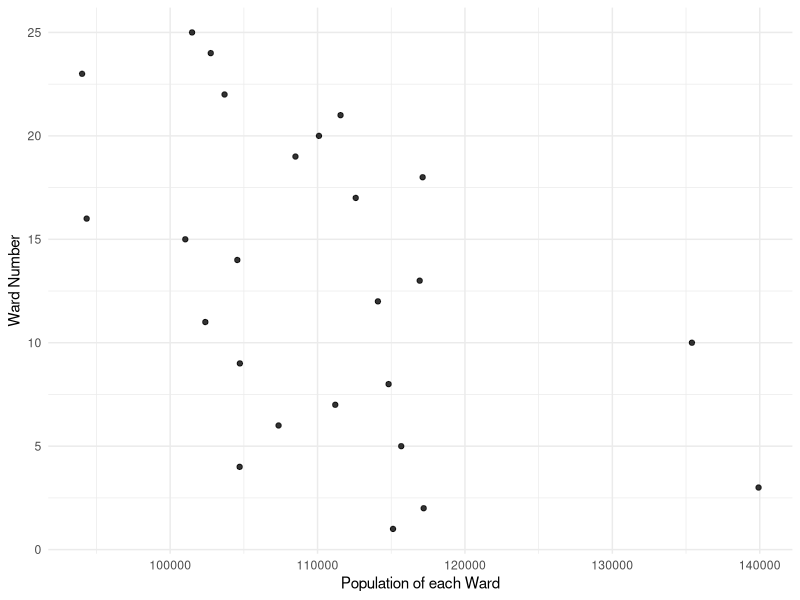
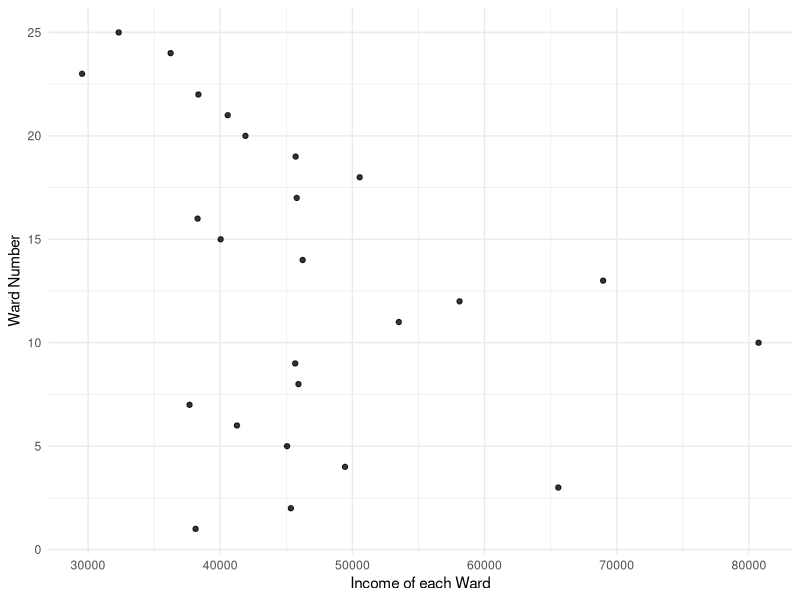

These charts were generated, in order, by the following R code:
## ---- chunk 1
#| include: false
#| warning: false
#| message: false
#| echo: false

#### Workspace set-up ####
library(tidyverse)
library(lubridate)
library(knitr)
library(palmerpenguins)
library(dplyr)
library(here)

#### Read in the data ####
cleaned_wifi_data <-
  read_csv(
    file = here("outputs/data/cleaned_wifi_data.csv"),
    show_col_types = FALSE
  )
#### Read in the data ####
cleaned_ward_data <-
  read_csv(
    file = here("outputs/data/cleaned_ward_data.csv"),
    show_col_types = FALSE
  )
## ---- chunk 2
#| label: tbl-wifi
#| tbl-cap: Sample of cleaned Free Public WiFi data
#| echo: false

cleaned_wifi_data %>%
  head(10) %>%
  kable(
    col.names = c("Building type", "Ward", "Ward Number"),
    digits = 1
  )

## ---- chunk 3
#| label: tbl-ward
#| tbl-cap: Sample of cleaned Ward of Toronto data
#| echo: false

cleaned_ward_data %>%
  head(10) %>%
  kable(
    col.names = c("Population", "Income", "Ward Number"),
    digits = 1
  )

## ---- chunk 4
#| label: fig-1
#| fig-cap: Relationship between Population of each Ward and Amount of Free Public WiFi Location
#| echo: false
#| warning: false
#| message: false

analysis_data_1 <- read_csv(here::here("outputs/data/cleaned_ward_data.csv"))

analysis_data_1 |> 
  ggplot(aes(x = Population, y = WardNumber)) +
  geom_point(alpha = 0.8) +
  theme_minimal() +
  labs(x = "Population of each Ward",
       y = "Ward Number")

## ---- chunk 5
#| label: fig-2
#| fig-cap: Relationship between Income of each Ward and Amount of Free Public WiFi Location
#| echo: false
#| warning: false
#| message: false


analysis_data_1 <- read_csv(here::here("outputs/data/cleaned_ward_data.csv"))

analysis_data_1 |> 
  ggplot(aes(x = Income, y = WardNumber)) +
  geom_point(alpha = 0.8) +
  theme_minimal() +
  labs(x = "Income of each Ward",
       y = "Ward Number")

